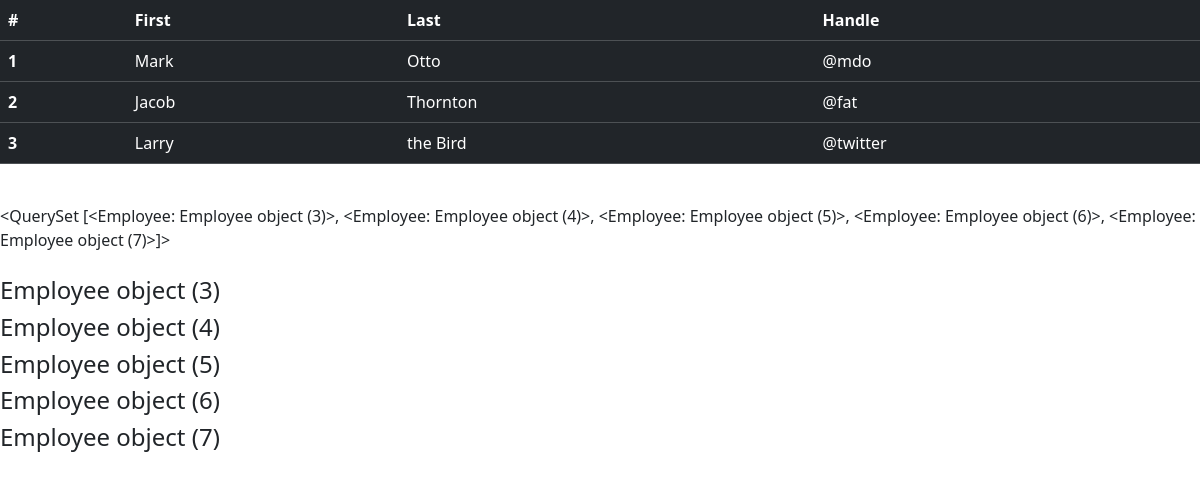
/home/, run on the app's committed database.
### salary/models.py (models this page shows)
class Employee(models.Model):
    first_name=models.CharField(max_length=100)
    last_name=models.CharField(max_length=100)
    photo=models.ImageField(upload_to='images')
    designation=models.CharField(max_length=100)
    email_address=models.EmailField(max_length=100,unique=True)
    phone_number=models.CharField(max_length=100,blank=True)

### Employee/views.py (the view)
# urls.py: 2. Add a URL to urlpatterns:  path('', views.home, name='home')
def home(request):
    employees=Employee.objects.all()
    context={
        'employees':employees,
    }
    print(employees)
    return render(request,'home.html',context)

### templates/home.html (shortened to what this page needs)
<!DOCTYPE html>
<html lang="en">
<head>
    <link href="https://cdn.jsdelivr.net/npm/bootstrap@5.3.1/dist/css/bootstrap.min.css" rel="stylesheet">
</head>
<body>
    <table class="table table-dark">
        <thead>
          <tr>
            <th scope="col">#</th>
            <th scope="col">First</th>
            <th scope="col">Last</th>
            <th scope="col">Handle</th>
          </tr>
        </thead>
        <tbody>
          <tr>
            <th scope="row">1</th>
            <td>Mark</td>
            <td>Otto</td>
            <td>@mdo</td>
          </tr>
          <tr>
            <th scope="row">2</th>
            <td>Jacob</td>
            <td>Thornton</td>
            <td>@fat</td>
          </tr>
          <tr>
            <th scope="row">3</th>
            <td>Larry</td>
            <td>the Bird</td>
            <td>@twitter</td>
          </tr>
        </tbody>
      </table>
      <br>
      {{employees}}
      <br><br>
      {% for i in employees %}
         <h4>{{i}}</h4>
      {% endfor %}
</body>
</html>

### data on the page
Employee: id "<QuerySet [<Employee: Employee object (3)>, <Employee: Employee object (4)>, <Employee: Employee object (5)>, <Employee: Employee object (6)>, <Employee: Employee object (7)>]>", id "Employee object (3)"
Employee: id "Employee object (4)"
Employee: id "Employee object (5)"
Employee: id "Employee object (6)"
Employee: id "Employee object (7)"
